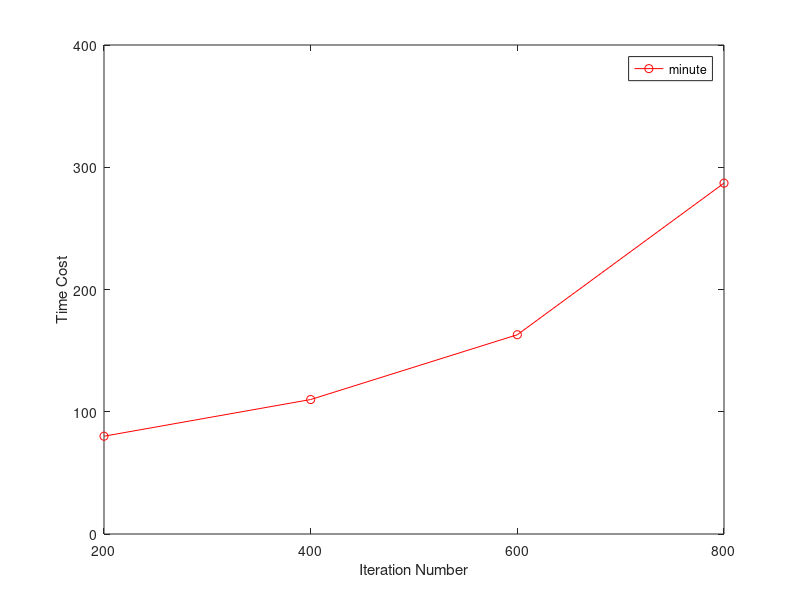

This figure's MATLAB source:
x=200:200:800;
a=[80,110,163,287];
plot(x,a,'-or'); 
axis([200,800,0,400])  
set(gca,'XTick',[200:200:800])
set(gca,'YTick',[0:100:400])
legend('minute');   
xlabel('Iteration Number')  
ylabel('Time Cost') 
